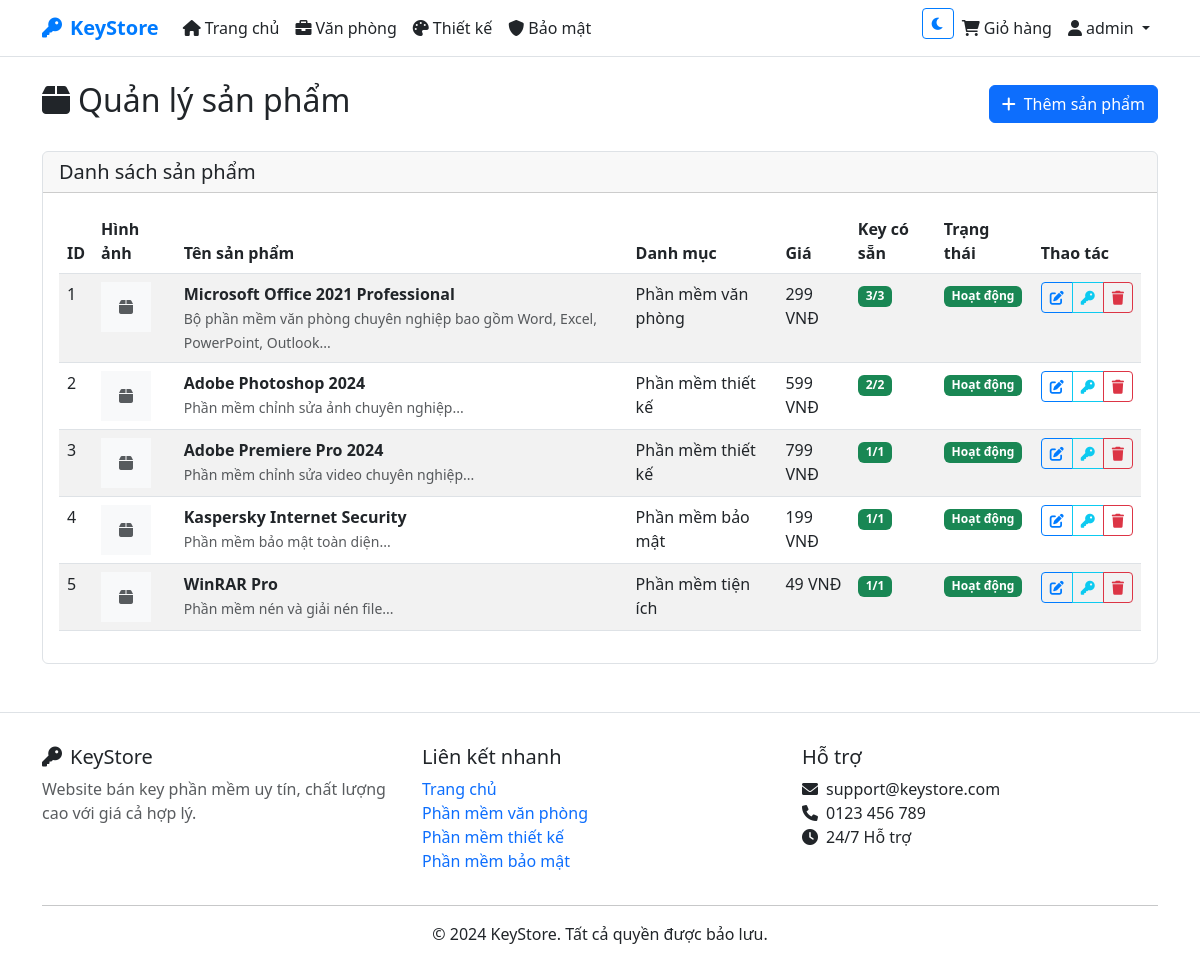
/admin/products.php (signed in), run on the app's committed database.
### tables this page shows
CREATE TABLE users (
    id INT AUTO_INCREMENT PRIMARY KEY,
    username VARCHAR(50) UNIQUE NOT NULL,
    email VARCHAR(100) UNIQUE NOT NULL,
    password VARCHAR(255) NOT NULL,
    full_name VARCHAR(100) NOT NULL,
    phone VARCHAR(20),
    address TEXT,
    dark_mode BOOLEAN DEFAULT FALSE,
    is_admin BOOLEAN DEFAULT FALSE,
    created_at TIMESTAMP DEFAULT CURRENT_TIMESTAMP,
    updated_at TIMESTAMP DEFAULT CURRENT_TIMESTAMP ON UPDATE CURRENT_TIMESTAMP
);

CREATE TABLE products (
    id INT AUTO_INCREMENT PRIMARY KEY,
    name VARCHAR(200) NOT NULL,
    description TEXT,
    price DECIMAL(10,2) NOT NULL,
    category_id INT,
    image VARCHAR(255),
    status ENUM('active', 'inactive') DEFAULT 'active',
    created_at TIMESTAMP DEFAULT CURRENT_TIMESTAMP,
    updated_at TIMESTAMP DEFAULT CURRENT_TIMESTAMP ON UPDATE CURRENT_TIMESTAMP,
    FOREIGN KEY (category_id) REFERENCES categories(id) ON DELETE SET NULL
);

CREATE TABLE categories (
    id INT AUTO_INCREMENT PRIMARY KEY,
    name VARCHAR(100) NOT NULL,
    description TEXT,
    created_at TIMESTAMP DEFAULT CURRENT_TIMESTAMP
);

### includes/functions.php (called while the page is built, shortened)
<?php
require_once __DIR__ . '/../config/database.php';
function isLoggedIn() {
    return isset($_SESSION['user_id']);
}
function getCurrentUser() {
    return fetchOne("SELECT * FROM users WHERE id = ?", [$_SESSION['user_id']]);
}
function formatPrice($price) {
    return number_format($price, 0, ',', '.') . ' VNĐ';
}
?>

### config/database.php (called while the page is built, shortened)
<?php
try {
    $pdo = new PDO(
        "mysql:host=" . DB_HOST . ";dbname=" . DB_NAME . ";charset=utf8mb4",
        DB_USER,
        DB_PASS,
        [
            PDO::ATTR_ERRMODE => PDO::ERRMODE_EXCEPTION,
            PDO::ATTR_DEFAULT_FETCH_MODE => PDO::FETCH_ASSOC,
            PDO::ATTR_EMULATE_PREPARES => false
        ]
    );
} catch (PDOException $e) {
    die("Lỗi kết nối database: " . $e->getMessage());
}
function executeQuery($sql, $params = []) {
    global $pdo;
    try {
        $stmt = $pdo->prepare($sql);
        $stmt->execute($params);
        return $stmt;
    } catch (PDOException $e) {
        die("Lỗi thực thi query: " . $e->getMessage());
    }
}
function fetchOne($sql, $params = []) {
    $stmt = executeQuery($sql, $params);
    return $stmt->fetch();
}
function fetchAll($sql, $params = []) {
    $stmt = executeQuery($sql, $params);
    return $stmt->fetchAll();
}
?>

### admin/products.php (the view, shortened to what this page needs)
<?php
require_once '../includes/functions.php';
$products = fetchAll(
    "SELECT p.*, c.name as category_name,
            (SELECT COUNT(*) FROM product_keys WHERE product_id = p.id AND is_used = FALSE) as available_keys,
            (SELECT COUNT(*) FROM product_keys WHERE product_id = p.id) as total_keys
     FROM products p
     LEFT JOIN categories c ON p.category_id = c.id
     ORDER BY p.created_at DESC"
);
require_once '../includes/header.php';
?>
<div class="row">
    <div class="col-12">
        <div class="d-flex justify-content-between align-items-center mb-4">
            <h2><i class="fas fa-box me-2"></i>Quản lý sản phẩm</h2>
            <a href="add_product.php" class="btn btn-primary">
                <i class="fas fa-plus me-2"></i>Thêm sản phẩm
            </a>
        </div>
    </div>
</div>
<div class="row">
    <div class="col-12">
        <div class="card">
            <div class="card-header">
                <h5 class="mb-0">Danh sách sản phẩm</h5>
            </div>
            <div class="card-body">
                <?php if (empty($products)): ?>
                    <p class="text-muted text-center">Chưa có sản phẩm nào</p>
                <?php else: ?>
                    <div class="table-responsive">
                        <table class="table table-striped">
                            <thead>
                                <tr>
                                    <th>ID</th>
                                    <th>Hình ảnh</th>
                                    <th>Tên sản phẩm</th>
                                    <th>Danh mục</th>
                                    <th>Giá</th>
                                    <th>Key có sẵn</th>
                                    <th>Trạng thái</th>
                                    <th>Thao tác</th>
                                </tr>
                            </thead>
                            <tbody>
                                <?php foreach ($products as $product): ?>
                                    <tr>
                                        <td><?php echo $product['id']; ?></td>
                                        <td>
                                            <?php if ($product['image']): ?>
                                                <img src="<?php echo htmlspecialchars($product['image']); ?>"
                                                     alt="<?php echo htmlspecialchars($product['name']); ?>"
                                                     style="width: 50px; height: 50px; object-fit: cover;">
                                            <?php else: ?>
                                                <div class="bg-light d-flex align-items-center justify-content-center"
                                                     style="width: 50px; height: 50px;">
                                                    <i class="fas fa-box text-muted"></i>
                                                </div>
                                            <?php endif; ?>
                                        </td>
                                        <td>
                                            <strong><?php echo htmlspecialchars($product['name']); ?></strong>
                                            <br>
                                            <small class="text-muted">
                                                <?php echo htmlspecialchars(substr($product['description'], 0, 100)); ?>...
                                            </small>
                                        </td>
                                        <td><?php echo htmlspecialchars($product['category_name'] ?? 'N/A'); ?></td>
                                        <td><?php echo formatPrice($product['price']); ?></td>
                                        <td>
                                            <span class="badge bg-<?php echo $product['available_keys'] > 0 ? 'success' : 'danger'; ?>">
                                                <?php echo $product['available_keys']; ?>/<?php echo $product['total_keys']; ?>
                                            </span>
                                        </td>
                                        <td>
                                            <span class="badge bg-<?php echo $product['status'] === 'active' ? 'success' : 'secondary'; ?>">
                                                <?php echo $product['status'] === 'active' ? 'Hoạt động' : 'Ẩn'; ?>
                                            </span>
                                        </td>
                                        <td>
                                            <div class="btn-group btn-group-sm">
                                                <a href="edit_product.php?id=<?php echo $product['id']; ?>"
                                                   class="btn btn-outline-primary">
                                                    <i class="fas fa-edit"></i>
                                                </a>
                                                <a href="manage_keys.php?product_id=<?php echo $product['id']; ?>"
                                                   class="btn btn-outline-info">
                                                    <i class="fas fa-key"></i>
                                                </a>
                                                <a href="products.php?delete=<?php echo $product['id']; ?>"
                                                   class="btn btn-outline-danger"
                                                   onclick="return confirm('Bạn có chắc muốn xóa sản phẩm này?')">
                                                    <i class="fas fa-trash"></i>
                                                </a>
                                            </div>
                                        </td>
                                    </tr>
                                <?php endforeach; ?>
                            </tbody>
                        </table>
                    </div>
                <?php endif; ?>
            </div>
        </div>
    </div>
</div>
<?php require_once '../includes/footer.php'; ?>

### includes/header.php (shortened to what this page needs)
<?php
$isAdminPage = strpos($_SERVER['REQUEST_URI'], '/admin/') !== false;
if ($isAdminPage) {
    require_once __DIR__ . '/functions.php';
} else {
    require_once __DIR__ . '/functions.php';
}
$currentUser = getCurrentUser();
?>
<!DOCTYPE html>
<html lang="vi">
<head>
    <link href="https://cdn.jsdelivr.net/npm/bootstrap@5.3.0/dist/css/bootstrap.min.css" rel="stylesheet">
    <link href="https://cdnjs.cloudflare.com/ajax/libs/font-awesome/6.0.0/css/all.min.css" rel="stylesheet">
</head>
<body>
    <nav class="navbar navbar-expand-lg navbar-light">
        <div class="container">
            <?php
            $baseUrl = '';
            if (strpos($_SERVER['REQUEST_URI'], '/admin/') !== false) {
                $baseUrl = '../';
            }
            ?>
            <a class="navbar-brand" href="<?php echo $baseUrl; ?>index.php">
                <i class="fas fa-key me-2"></i>KeyStore
            </a>
            <div class="collapse navbar-collapse" id="navbarNav">
                <ul class="navbar-nav me-auto">
                    <li class="nav-item">
                        <a class="nav-link" href="<?php echo $baseUrl; ?>index.php">
                            <i class="fas fa-home me-1"></i>Trang chủ
                        </a>
                    </li>
                    <li class="nav-item">
                        <a class="nav-link" href="<?php echo $baseUrl; ?>index.php?category=1">
                            <i class="fas fa-briefcase me-1"></i>Văn phòng
                        </a>
                    </li>
                    <li class="nav-item">
                        <a class="nav-link" href="<?php echo $baseUrl; ?>index.php?category=2">
                            <i class="fas fa-palette me-1"></i>Thiết kế
                        </a>
                    </li>
                    <li class="nav-item">
                        <a class="nav-link" href="<?php echo $baseUrl; ?>index.php?category=3">
                            <i class="fas fa-shield-alt me-1"></i>Bảo mật
                        </a>
                    </li>
                </ul>
                <ul class="navbar-nav">
                    <li class="nav-item">
                        <button class="btn btn-outline-primary btn-sm" id="darkModeToggle">
                            <i class="fas fa-moon" id="darkModeIcon"></i>
                        </button>
                    </li>
                    <?php if (isLoggedIn()): ?>
                    <li class="nav-item">
                        <a class="nav-link position-relative" href="<?php echo $baseUrl; ?>cart.php">
                            <i class="fas fa-shopping-cart me-1"></i>Giỏ hàng
                        </a>
                    </li>
                    <?php endif; ?>
                    <?php if (isLoggedIn()): ?>
                    <li class="nav-item dropdown">
                        <a class="nav-link dropdown-toggle" href="#" id="navbarDropdown" role="button" data-bs-toggle="dropdown">
                            <i class="fas fa-user me-1"></i><?php echo htmlspecialchars($currentUser['username']); ?>
                        </a>
                    </li>
                    <?php endif; ?>
                </ul>
            </div>
        </div>
    </nav>
    <main class="container my-4">

### includes/header.php (style rules this page uses)
:root { --primary-color: #007bff; --secondary-color: #6c757d; --success-color: #28a745; --danger-color: #dc3545; --warning-color: #ffc107; --info-color: #17a2b8; --light-color: #f8f9fa; --dark-color: #343a40; --body-bg: #ffffff; --body-color: #212529; --card-bg: #ffffff; --border-color: #dee2e6; }
body { background-color: var(--body-bg); color: var(--body-color); transition: background-color 0.3s, color 0.3s; }
.card { background-color: var(--card-bg); border-color: var(--border-color); }
.navbar { background-color: var(--card-bg) !important; border-bottom: 1px solid var(--border-color); }
.navbar-brand { font-weight: bold; color: var(--primary-color) !important; }
.nav-link { color: var(--body-color) !important; }
.btn-outline-primary { border-color: var(--primary-color); color: var(--primary-color); }

### data on the page
users: username "admin"
products: id "1", name "Microsoft Office 2021 Professional", description "Bộ phần mềm văn phòng chuyên nghiệp bao gồm Word, Excel, PowerPoint, Outlook", category.name "Phần mềm văn phòng", price "299 VNĐ", available_keys "3", total_keys "3", status "Hoạt động"
products: id "2", name "Adobe Photoshop 2024", description "Phần mềm chỉnh sửa ảnh chuyên nghiệp", category.name "Phần mềm thiết kế", price "599 VNĐ", available_keys "2", total_keys "2", status "Hoạt động"
products: id "3", name "Adobe Premiere Pro 2024", description "Phần mềm chỉnh sửa video chuyên nghiệp", category.name "Phần mềm thiết kế", price "799 VNĐ", available_keys "1", total_keys "1", status "Hoạt động"
products: id "4", name "Kaspersky Internet Security", description "Phần mềm bảo mật toàn diện", category.name "Phần mềm bảo mật", price "199 VNĐ", available_keys "1", total_keys "1", status "Hoạt động"
products: id "5", name "WinRAR Pro", description "Phần mềm nén và giải nén file", category.name "Phần mềm tiện ích", price "49 VNĐ", available_keys "1", total_keys "1", status "Hoạt động"
